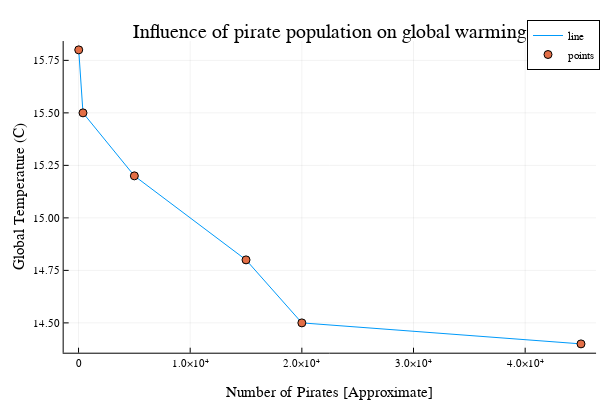

The cell this chart's notebook holds for it:
### Markdown cell above
The `!` at the end of the `scatter!` function name makes `scatter!` a mutating function, indicating that the scattered points will be added onto the pre-existing plot.

In contrast, see what happens when you replace `scatter!` in the above with the non-mutating function `scatter`.

Next, let's update this plot with the `xlabel!`, `ylabel!`, and `title!` commands to add more information to our plot.

### Code cell
xlabel!("Number of Pirates [Approximate]")
ylabel!("Global Temperature (C)")
title!("Influence of pirate population on global warming")

### Figure 1 — Plotly figure (JSON) as saved in the notebook; plotly's stock layout.template omitted (floating-point values rounded to 4 significant figures)
{"data": [{"colorbar": {"title": ""}, "legendgroup": "line", "line": {"color": "rgba(0, 154, 250, 1.000)", "dash": "solid", "shape": "linear", "width": 1}, "mode": "lines", "name": "line", "showlegend": true, "type": "scatter", "x": [45000, 20000, 15000, 5000, 400, 17], "xaxis": "x", "y": [14.4, 14.5, 14.8, 15.2, 15.5, 15.8], "yaxis": "y", "zmax": null, "zmin": null}, {"colorbar": {"title": ""}, "legendgroup": "points", "marker": {"color": "rgba(227, 111, 71, 1.000)", "line": {"color": "rgba(0, 0, 0, 1.000)", "width": 1}, "size": 8, "symbol": "circle"}, "mode": "markers", "name": "points", "showlegend": true, "type": "scatter", "x": [45000, 20000, 15000, 5000, 400, 17], "xaxis": "x", "y": [14.4, 14.5, 14.8, 15.2, 15.5, 15.8], "yaxis": "y", "zmax": null, "zmin": null}], "layout": {"annotations": [{"font": {"color": "rgba(0, 0, 0, 1.000)", "family": "sans-serif", "size": 20}, "rotation": 0, "showarrow": false, "text": "Influence of pirate population on global warming", "x": 0.5498, "xanchor": "center", "xref": "paper", "y": 1, "yanchor": "top", "yref": "paper"}], "height": 400, "legend": {"bgcolor": "rgba(255, 255, 255, 1.000)", "bordercolor": "rgba(0, 0, 0, 1.000)", "borderwidth": 1, "font": {"color": "rgba(0, 0, 0, 1.000)", "family": "sans-serif", "size": 11}, "title": {"font": {"color": "rgba(0, 0, 0, 1.000)", "family": "sans-serif", "size": 15}, "text": ""}, "tracegroupgap": 0, "traceorder": "normal", "x": 1, "xanchor": "auto", "y": 1, "yanchor": "auto"}, "margin": {"b": 20, "l": 0, "r": 0, "t": 20}, "paper_bgcolor": "rgba(255, 255, 255, 1.000)", "plot_bgcolor": "rgba(255, 255, 255, 1.000)", "showlegend": true, "width": 600, "xaxis": {"anchor": "y", "domain": [0.1061, 0.9934], "gridcolor": "rgba(0, 0, 0, 0.100)", "gridwidth": 0.5, "linecolor": "rgba(0, 0, 0, 1.000)", "mirror": false, "range": [-1332.0, 46350.0], "showgrid": true, "showline": true, "showticklabels": true, "tickangle": 0, "tickcolor": "rgb(0, 0, 0)", "tickfont": {"color": "rgba(0, 0, 0, 1.000)", "family": "sans-serif", "size": 11}, "tickmode": "array", "ticks": "inside", "ticktext": ["0", "1.0×10⁴", "2.0×10⁴", "3.0×10⁴", "4.0×10⁴"], "tickvals": [0, 10000, 20000, 30000, 40000], "title": "Number of Pirates [Approximate]", "titlefont": {"color": "rgba(0, 0, 0, 1.000)", "family": "sans-serif", "size": 15}, "type": "-", "visible": true, "zeroline": false, "zerolinecolor": "rgba(0, 0, 0, 1.000)"}, "yaxis": {"anchor": "x", "domain": [0.07581, 0.9415], "gridcolor": "rgba(0, 0, 0, 0.100)", "gridwidth": 0.5, "linecolor": "rgba(0, 0, 0, 1.000)", "mirror": false, "range": [14.36, 15.84], "showgrid": true, "showline": true, "showticklabels": true, "tickangle": 0, "tickcolor": "rgb(0, 0, 0)", "tickfont": {"color": "rgba(0, 0, 0, 1.000)", "family": "sans-serif", "size": 11}, "tickmode": "array", "ticks": "inside", "ticktext": ["14.50", "14.75", "15.00", "15.25", "15.50", "15.75"], "tickvals": [14.5, 14.75, 15, 15.25, 15.5, 15.75], "title": "Global Temperature (C)", "titlefont": {"color": "rgba(0, 0, 0, 1.000)", "family": "sans-serif", "size": 15}, "type": "-", "visible": true, "zeroline": false, "zerolinecolor": "rgba(0, 0, 0, 1.000)"}}}
